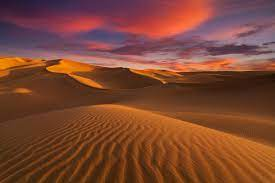
%> input picture desert.jpg, 275 x 183 px
$ octave exp6.m   (GNU Octave 9; MATLAB toolbox functions it lacks are replaced by stand-ins)
%> lines starting %> are read from the running program, lines starting %| are printed output that depends on the picture; in (x1, y1, x2, y2) boxes, pixels count from 0 and x2, y2 are one past the last pixel; in counts of white or black regions, pixels touching at a corner belong together; the program's own positions count from 1
clc;
close all;
myimageA = imread("desert.jpg");
%> myimageA is the input picture: size 183x275x3 uint8; mean R, G, B 124.7, 70, 50.3
subplot(4,2,1);
imshow(myimageA);
title('ORIGINAL IMAGE A')
myimageA1 = imresize(myimageA,[500,500]);
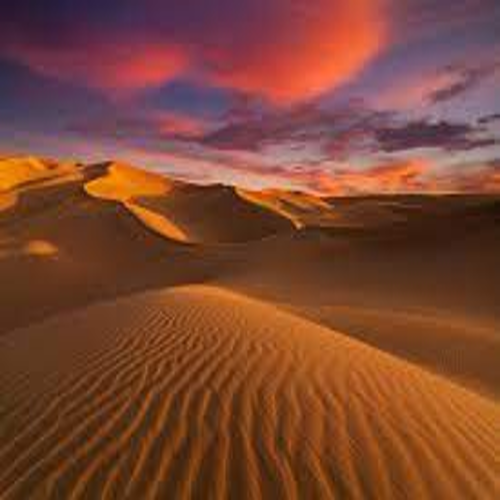
%> myimageA1: size 500x500x3 uint8; mean R, G, B 124.7, 70, 50.3
mygrayimageA = rgb2gray(myimageA1);
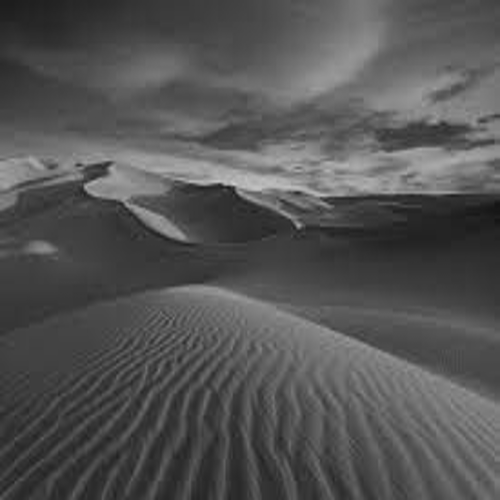
%> mygrayimageA: size 500x500 uint8; min 20, max 205, mean 84.1
mybinaryimageA = imbinarize(mygrayimageA);
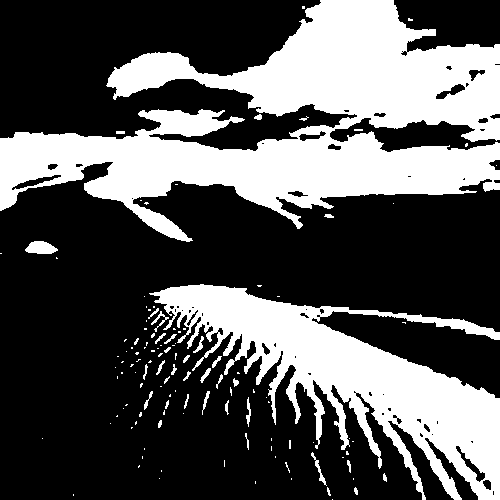
%> mybinaryimageA: size 500x500 logical; 33.8% white; 123 white regions (89 under 20 px), largest, box (x1, y1, x2, y2) and area: (0, 0, 500, 242) 55131, (149, 284, 500, 500) 27267, (25, 241, 58, 254) 312
myimageB = imread('flower.jpg');
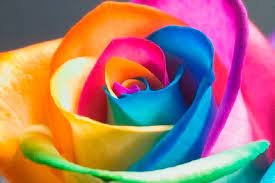
%> input picture flower.jpg, 275 x 183 px
%> myimageB is the input picture: size 183x275x3 uint8; mean R, G, B 166.5, 120.8, 113.8
subplot(4,2,2);
imshow(myimageB);
title('ORIGINAL IMAGE B')
myimageadjustB = imresize(myimageB,[500,500]);
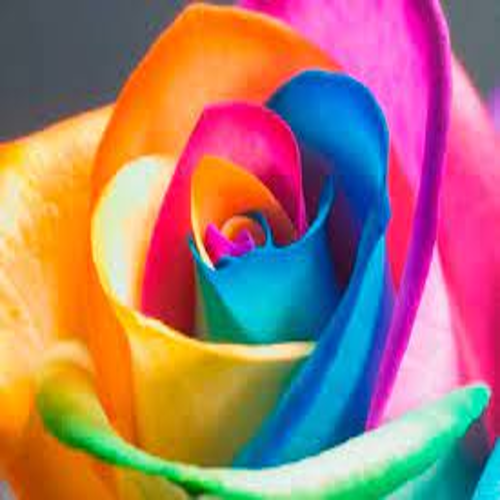
%> myimageadjustB: size 500x500x3 uint8; mean R, G, B 166.5, 120.8, 113.9
mygrayimageB = rgb2gray(myimageadjustB);
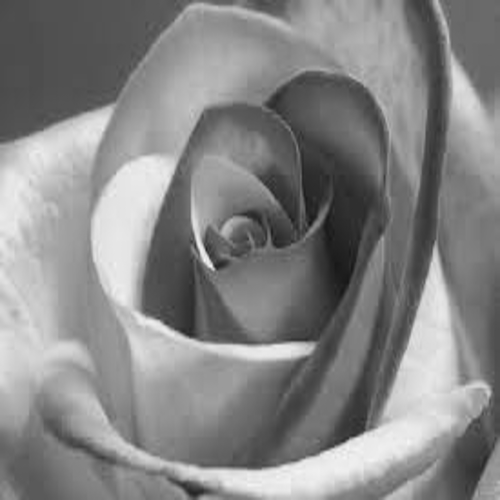
%> mygrayimageB: size 500x500 uint8; min 22, max 245, mean 133.7
mybinaryimageB = imbinarize(mygrayimageB);
%> mybinaryimageB: size 500x500 logical; 45.4% white; 40 white regions (22 under 20 px), largest, box (x1, y1, x2, y2) and area: (0, 0, 492, 500) 100732, (433, 0, 500, 205) 4929, (191, 137, 274, 271) 3837
subplot(4,2,3);
imshow(mybinaryimageA);
title('Binary Image - Image A');
subplot(4,2,4);
imshow(mybinaryimageB);
title('Binary Image - Image B');
subplot(4,2,5);
resultxor = xor(mybinaryimageA,mybinaryimageB);
%> resultxor: size 500x500 logical; 45.5% white; 102 white regions (70 under 20 px), largest, box (x1, y1, x2, y2) and area: (0, 157, 500, 500) 70353, (37, 0, 500, 271) 36986, (451, 44, 500, 112) 1878
imshow(mat2gray(resultxor));
title('Image A XOR Image B');
subplot(4,2,6);
resultor = mybinaryimageA | mybinaryimageB;
%> resultor: size 500x500 logical; 62.3% white; 71 black regions (30 under 20 px), largest, box (x1, y1, x2, y2) and area: (140, 181, 500, 332) 34519, (0, 0, 302, 138) 18584, (93, 362, 344, 470) 11932
imshow(mat2gray(resultor));
title('Image A OR Image B');
subplot(4,2,7);
resultand = mybinaryimageA & mybinaryimageB;
%> resultand: size 500x500 logical; 16.8% white; 119 white regions (69 under 20 px), largest, box (x1, y1, x2, y2) and area: (0, 109, 204, 229) 10845, (286, 0, 427, 129) 10274, (378, 358, 491, 468) 6358
imshow(mat2gray(resultand));
title('Image A AND Image B');
subplot(4,2,8);
B = bitget(mygrayimageA,7);
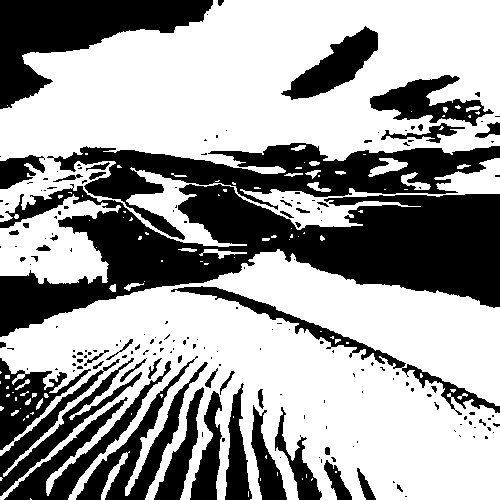
%> B: size 500x500 logical; 61.9% white; 189 black regions (138 under 20 px), largest, box (x1, y1, x2, y2) and area: (0, 184, 500, 337) 34833, (47, 143, 500, 240) 14194, (0, 0, 213, 109) 10076
imshow(logical(B));
title('BitPlane 7');
